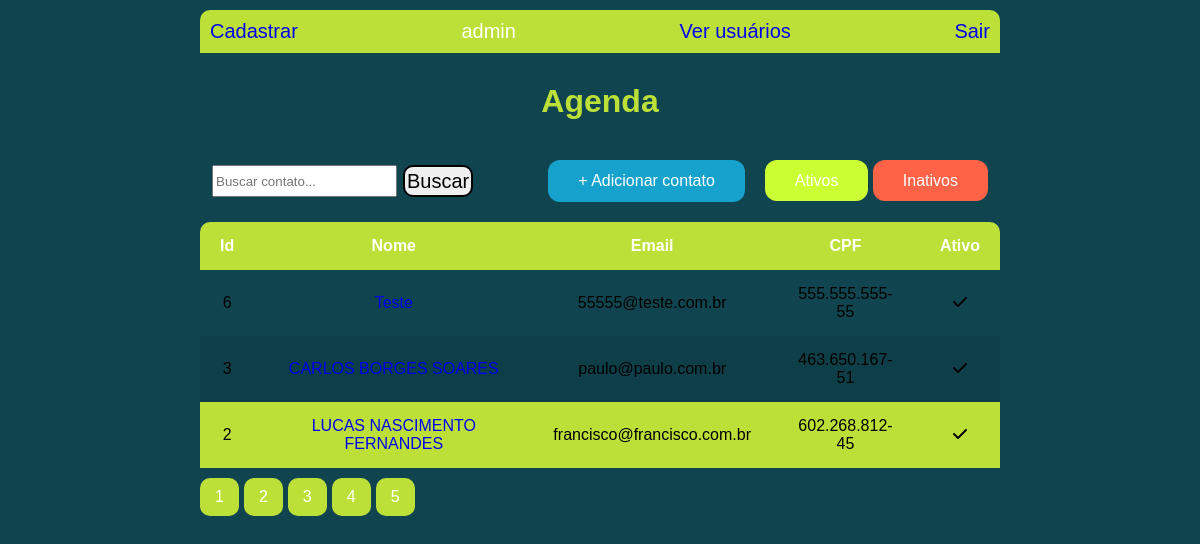
The app's page / (signed in) with its own data.
### contatos/models.py (models this page shows, shortened)
class Contatos(models.Model):
    usuario = models.ForeignKey(User, on_delete=models.CASCADE)
    nome = models.CharField(max_length=255)
    imagem = models.ImageField(blank=True)
    cpf = models.CharField(max_length=14)
    email = models.EmailField()
    telefone = models.CharField(max_length=20)
    altura = models.DecimalField(max_digits=3, decimal_places=2, blank=True)
    descricao = models.TextField()
    data_nascimento = models.DateField()
    ativo = models.BooleanField()
    class Meta:
        verbose_name_plural = 'Contatos'

### contatos/views.py (the view)
# urls.py: path('', views.index, name='home'),
@login_required(redirect_field_name='login')
def index(request):
    contatos = Contatos.objects.filter(usuario_id=request.user.id).order_by('-id')
    return render(request, 'pages/index.html', {'contatos':contatos})

### contatos/templates/pages/index.html (shortened to what this page needs)
{% load static %}
<!DOCTYPE html>
<html lang="en">
    <head>
        <link rel="stylesheet" href="{% static 'style.css' %}" />
        <link
            rel="stylesheet"
            href="https://cdnjs.cloudflare.com/ajax/libs/font-awesome/6.4.0/css/all.min.css"
        />
    </head>
    <body>
        <div class="header">
            <a href="{% url 'cadastro' %}">Cadastrar</a>
            <p>{{user}}</p>
            {% if user.is_superuser %}
            <a href="{% url 'ver_usuarios' %}">Ver usuários</a>
            {% endif %}
            <a href="{% url 'logout' %}">Sair</a>
        </div>
        <h1>Agenda</h1>
        <form action="{% url 'busca' %}">
            <div class="form-inputs">
                <input
                    type="text"
                    name="search"
                    placeholder="Buscar contato..."
                />
                <button type="submit">Buscar</button>
            </div>
            <div class="add-btn">
                <a href="{% url 'adicionar' %}">+ Adicionar contato</a>
                <div class="btn-filter">
                    <a href="{% url 'adicionar' %}">Ativos</a>
                    <a href="{% url 'adicionar' %}">Inativos</a>
                </div>
            </div>
        </form>
        <table>
            <thead>
                <tr>
                    <th>Id</th>
                    <th>Nome</th>
                    <th>Email</th>
                    <th>CPF</th>
                    <th>Ativo</th>
                </tr>
            </thead>
            <tbody>
                {% for contato in contatos %}
                <tr>
                    <td>{{contato.id}}</td>
                    <td>
                        <a href="{% url 'detalhes' contato.id  %}"
                            >{{contato.nome}}</a
                        >
                    </td>
                    <td>{{contato.email}}</td>
                    <td>{{contato.cpf}}</td>
                    {% if contato.ativo == True %}
                    <td><i class="fa fa-check"></i></td>
                    {% else %}
                    <td><i class="fa fa-xmark"></i></td>
                    {% endif %}
                </tr>
                {% endfor %}
            </tbody>
        </table>
        <div class="pagination">
            <a href="#">1</a>
            <a href="#">2</a>
            <a href="#">3</a>
            <a href="#">4</a>
            <a href="#">5</a>
        </div>
    </body>
</html>

### templates/static/style.css (style rules this page uses)
* { margin:0; padding: 0; box-sizing: border-box; font-family: Verdana, Geneva, Tahoma, sans-serif; text-decoration: none; }
body { background-color: #10454f; }
.header { display: flex; justify-content: space-between; padding: 10px 10px; width: 800px; margin: 10px auto; background-color: #BDE038; color: white; border-radius: 10px 10px 0 0; font-size: 20px; }
table { width:800px; margin: 10px auto; border-collapse: collapse; text-align: left; border-radius: 10px 10px 0 0; overflow: hidden; }
thead > tr { text-align: center; background-color: #BDE038; color: white; }
tr > th, tr > td { text-align: center; padding: 15px 20px; }
tbody > tr:nth-last-of-type(even) { background-color: rgba(0, 0, 0, 0.100); }
tbody > tr:last-of-type { background-color: #BDE038; }
.pagination { display: flex; width: 800px; margin: 5px auto; gap: 5px; justify-content: left; }
.pagination > a { background-color: #BDE038; padding: 10px 15px; color: white; border-radius: 10px; }
h1 { text-align: center; margin: 10px; color: #BDE038; padding: 20px 0; }
form { width: 800px ; padding: 0 12px; margin: 0 auto; display: flex; justify-content: space-between; align-items: center; }
.form-inputs > input { height: 2rem; padding: 0 2px; }
.form-inputs > button { height: 2rem; padding: 0 2px; }
form > .form-inputs { display: flex; justify-content: center; align-items: center; gap: 6px; }
.add-btn { width: 800px; margin: 10px auto; display: flex; justify-content: flex-end; gap: 20px; align-items: center; }
.add-btn > a, .btn-filter > a { background-color: rgb(22, 162, 205); color: white; border-radius: 12px; padding: 12px 30px; }
.btn-filter > a:nth-child(1) { background-color: #ccff33; }
.btn-filter > a:nth-child(2) { background-color: tomato; }
.card_login > form > input, button { font-size: 20px; width: 80%; text-align: left; padding: 10px 10px; border-radius: 10px; margin: 12px 0; border: 2px black solid; }
.card_add > form > input, button { font-size: 20px; width: 80%; text-align: left; padding: 10px 10px; border-radius: 10px; margin: 12px 0; border: 2px black solid; }

### records on screen
Contatos: id "6", nome "Teste", email "55555@teste.com.br", cpf "555.555.555-55", ativo True (drawn)
Contatos: id "3", nome "CARLOS BORGES SOARES", email "paulo@paulo.com.br", cpf "463.650.167-51", ativo True (drawn)
Contatos: id "2", nome "LUCAS NASCIMENTO FERNANDES", email "francisco@francisco.com.br", cpf "602.268.812-45", ativo True (drawn)

### other values on screen
{{ user }} "admin"
